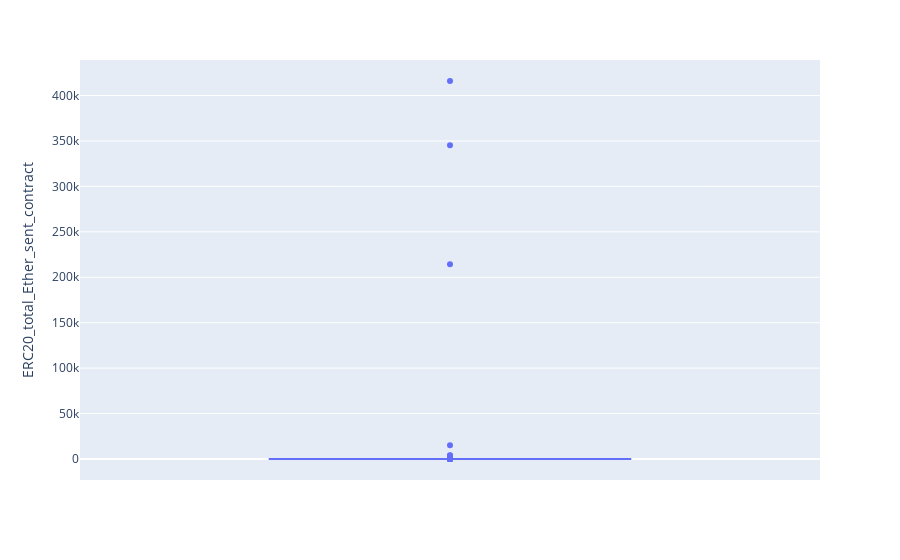

The notebook cell saved with this chart:
### Markdown cell above
### Null Value Treatment

### Code cell
px.box(X,y=null_valued_numeric_cols[3])

### Figure 1 — Plotly figure (JSON) as saved in the notebook; plotly's stock layout.template omitted (floating-point values rounded to 4 significant figures; data arrays with more than 128 entries replaced by an {"elided": "..."} marker saying what was removed)
{"data": [{"alignmentgroup": "True", "hovertemplate": "ERC20_total_Ether_sent_contract=%{y}<extra></extra>", "legendgroup": "", "marker": {"color": "#636efa"}, "name": "", "notched": false, "offsetgroup": "", "orientation": "v", "showlegend": false, "type": "box", "x0": " ", "xaxis": "x", "y": {"elided": "9841 float values"}, "y0": " ", "yaxis": "y"}], "layout": {"boxmode": "group", "legend": {"tracegroupgap": 0}, "margin": {"t": 60}, "xaxis": {"anchor": "y", "domain": [0, 1]}, "yaxis": {"anchor": "x", "domain": [0, 1], "title": {"text": "ERC20_total_Ether_sent_contract"}}}}
